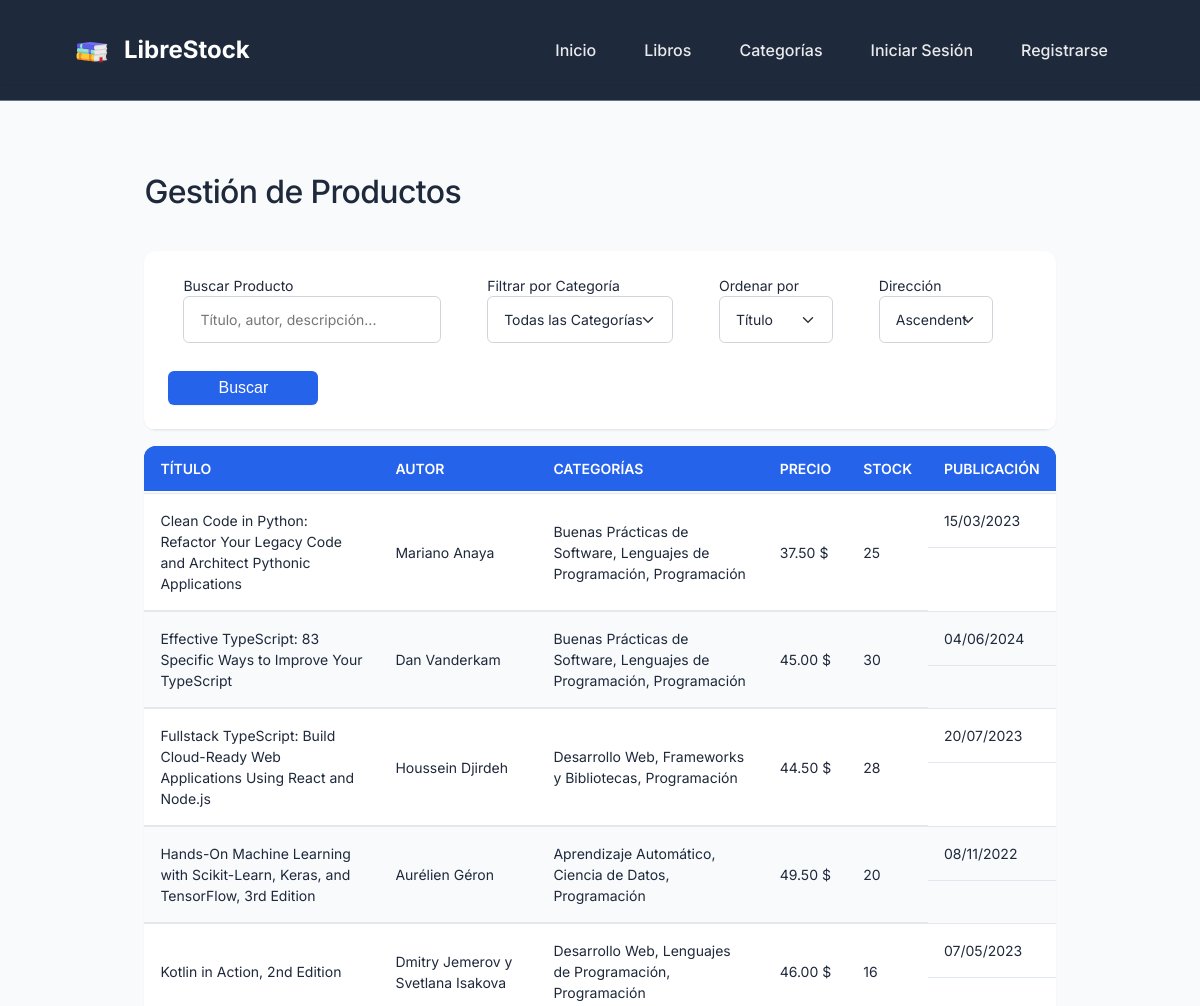
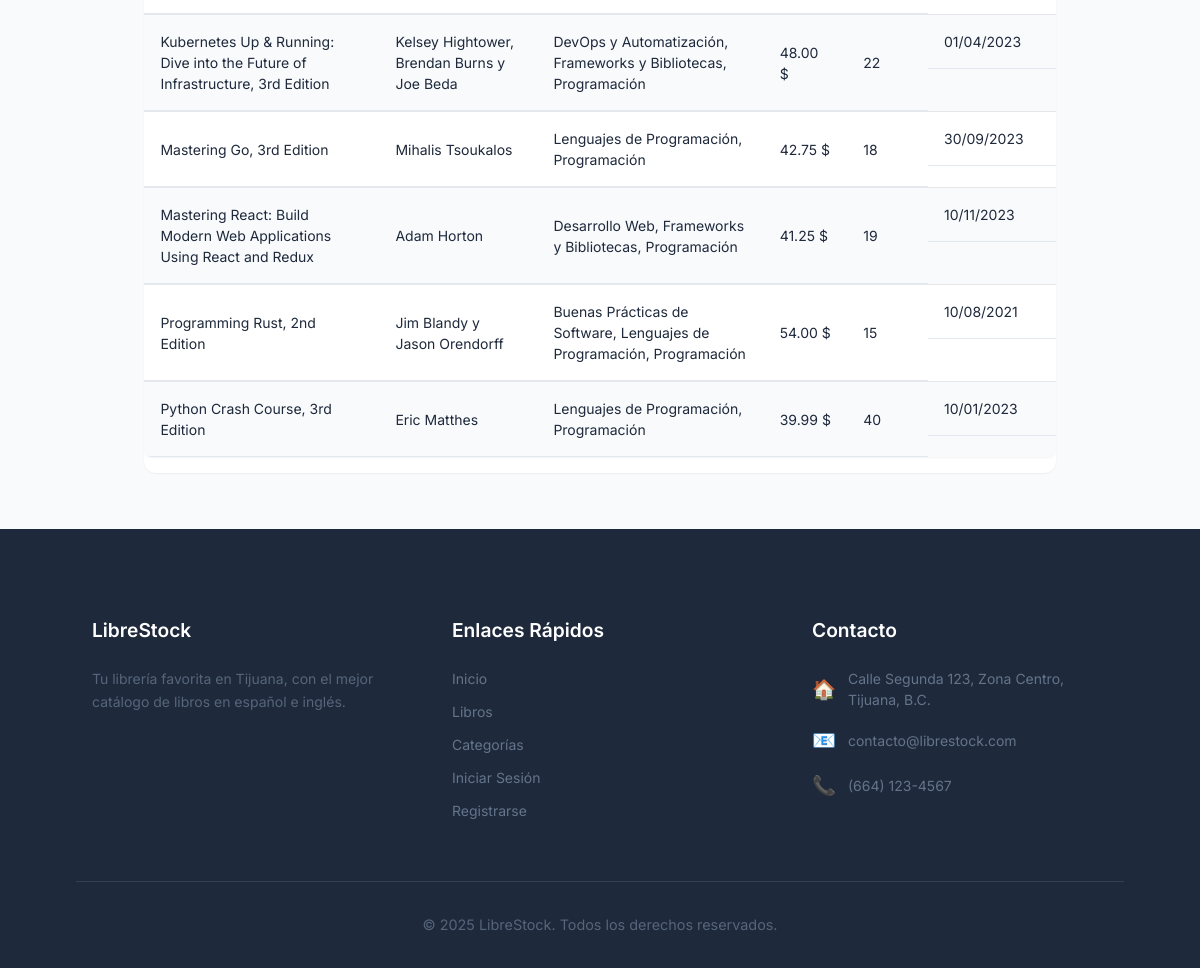
/products.php, run on the app's committed database (2 pictures, top to bottom).
### tables this page shows
CREATE TABLE IF NOT EXISTS `products` (
  `id` INT AUTO_INCREMENT PRIMARY KEY,
  `title` VARCHAR(255) NOT NULL,
  `author` VARCHAR(255) DEFAULT NULL,
  `description` TEXT DEFAULT NULL,
  `price` DECIMAL(10, 2) NOT NULL DEFAULT 0.00,
  `stock_quantity` INT NOT NULL DEFAULT 0,
  `publication_date` DATE DEFAULT NULL,
  `created_at` TIMESTAMP DEFAULT CURRENT_TIMESTAMP,
  `updated_at` TIMESTAMP DEFAULT CURRENT_TIMESTAMP ON UPDATE CURRENT_TIMESTAMP
);

### public/products.php (the view, shortened to what this page needs)
<?php
$page_title = "Gestión de Productos";
require_once '../includes/header.php';
$search_query = $_GET['q'] ?? '';
$sort_by = $_GET['sort_by'] ?? 'p.title';
$sort_dir = $_GET['sort_dir'] ?? 'ASC';
$sql_base = "SELECT p.id, p.title, p.author, p.price, p.stock_quantity, p.publication_date,
                  GROUP_CONCAT(DISTINCT c.name SEPARATOR ', ') AS categories_list
           FROM products p
           LEFT JOIN product_categories pc ON p.id = pc.product_id
           LEFT JOIN categories c ON pc.category_id = c.id";
$sql_final = $sql_base;
$sql_final .= " GROUP BY p.id";
$allowed_sort_fields = ['p.title', 'p.author', 'p.price', 'p.stock_quantity', 'p.publication_date'];
$allowed_sort_dirs = ['ASC', 'DESC'];
if (in_array($sort_by, $allowed_sort_fields) && in_array(strtoupper($sort_dir), $allowed_sort_dirs)) {
    $sql_final .= " ORDER BY {$sort_by} " . strtoupper($sort_dir);
} else {
    $sql_final .= " ORDER BY p.title ASC";
}
$products = [];
if ($stmt = $mysqli->prepare($sql_final)) {
    if ($stmt->execute()) {
        $result = $stmt->get_result();
        if ($result->num_rows > 0) {
            while ($row = $result->fetch_assoc()) {
                $products[] = $row;
            }
        }
    } else {
        echo "<div class='container mt-3'><div class='alert alert-error'>Error al ejecutar la consulta de productos: " . htmlspecialchars($stmt->error) . "</div></div>";
    }
} else {
    echo "<div class='container mt-3'><div class='alert alert-error'>Error al preparar la consulta de productos: " . htmlspecialchars($mysqli->error) . "</div></div>";
}
?>
<div class="container mt-3 products-page">
    <div class="d-flex justify-content-between align-items-center mb-3">
        <h1><?php echo $page_title; ?></h1>
    </div>
    <div class="search-card mb-4">
        <form action="products.php" method="GET" class="mb-0 search-form">
            <div class="row g-3">
                <div class="col-md-4">
                    <label for="q" class="form-label">Buscar Producto</label>
                    <input type="text" class="form-control" id="q" name="q" value="<?php echo htmlspecialchars($search_query); ?>" placeholder="Título, autor, descripción...">
                </div>
                <div class="col-md-3">
                    <label for="filter_category_id" class="form-label">Filtrar por Categoría</label>
                    <select class="form-select" id="filter_category_id" name="filter_category_id">
                        <option value="">Todas las Categorías</option>
                    </select>
                </div>
                <div class="col-md-2">
                    <label for="sort_by" class="form-label">Ordenar por</label>
                    <select class="form-select" id="sort_by" name="sort_by">
                        <option value="p.title" <?php echo ($sort_by == 'p.title') ? 'selected' : ''; ?>>Título</option>
                    </select>
                </div>
                <div class="col-md-2">
                    <label for="sort_dir" class="form-label">Dirección</label>
                    <select class="form-select" id="sort_dir" name="sort_dir">
                        <option value="ASC" <?php echo (strtoupper($sort_dir) == 'ASC') ? 'selected' : ''; ?>>Ascendente</option>
                    </select>
                </div>
                <div class="col-md-auto align-self-end">
                    <button type="submit" class="btn btn-primary btn-search w-100">Buscar</button>
                </div>
            </div>
        </form>
    </div>
    <div class="results-card mb-4">
        <?php if (!empty($products)): ?>
        <table class="table products-table mb-0">
            <thead>
                <tr>
                    <th>Título</th>
                    <th>Autor</th>
                    <th>Categorías</th>
                    <th>Precio</th>
                    <th>Stock</th>
                    <th>Publicación</th>
                </tr>
            </thead>
            <tbody>
                <?php foreach ($products as $product):
                    $row_class = '';
                    $stock_display_class = '';
                ?>
                    <tr class="<?php echo $row_class; ?>">
                        <td><?php echo htmlspecialchars($product['title']); ?></td>
                        <td><?php echo htmlspecialchars($product['author'] ?? 'N/A'); ?></td>
                        <td><?php echo htmlspecialchars($product['categories_list'] ?? 'N/A'); ?></td>
                        <td><?php echo htmlspecialchars(number_format($product['price'], 2)); ?> $</td>
                        <td class="<?php echo $stock_display_class; ?>"><?php echo htmlspecialchars($product['stock_quantity']); ?></td>
                        <td><?php echo $product['publication_date'] ? htmlspecialchars(date("d/m/Y", strtotime($product['publication_date']))) : 'N/D'; ?></td>
                    </tr>
                <?php endforeach; ?>
            </tbody>
        </table>
        <?php endif; ?>
    </div>
</div>
<?php
require_once '../includes/footer.php';
?>

### data on the page
products: title "Clean Code in Python: Refactor Your Legacy Code and Architect Pythonic Applications", author "Mariano Anaya", categories_list "Buenas Prácticas de Software, Lenguajes de Programación, Programación", price "37.50", stock_quantity "25", publication_date "15/03/2023"
products: title "Effective TypeScript: 83 Specific Ways to Improve Your TypeScript", author "Dan Vanderkam", categories_list "Buenas Prácticas de Software, Lenguajes de Programación, Programación", price "45.00", stock_quantity "30", publication_date "04/06/2024"
products: title "Fullstack TypeScript: Build Cloud-Ready Web Applications Using React and Node.js", author "Houssein Djirdeh", categories_list "Desarrollo Web, Frameworks y Bibliotecas, Programación", price "44.50", stock_quantity "28", publication_date "20/07/2023"
products: title "Hands-On Machine Learning with Scikit-Learn, Keras, and TensorFlow, 3rd Edition", author "Aurélien Géron", categories_list "Aprendizaje Automático, Ciencia de Datos, Programación", price "49.50", stock_quantity "20", publication_date "08/11/2022"
products: title "Kotlin in Action, 2nd Edition", author "Dmitry Jemerov y Svetlana Isakova", categories_list "Desarrollo Web, Lenguajes de Programación, Programación", price "46.00", stock_quantity "16", publication_date "07/05/2023"
products: title "Kubernetes Up & Running: Dive into the Future of Infrastructure, 3rd Edition", author "Kelsey Hightower, Brendan Burns y Joe Beda", categories_list "DevOps y Automatización, Frameworks y Bibliotecas, Programación", price "48.00", stock_quantity "22", publication_date "01/04/2023"
products: title "Mastering Go, 3rd Edition", author "Mihalis Tsoukalos", categories_list "Lenguajes de Programación, Programación", price "42.75", stock_quantity "18", publication_date "30/09/2023"
products: title "Mastering React: Build Modern Web Applications Using React and Redux", author "Adam Horton", categories_list "Desarrollo Web, Frameworks y Bibliotecas, Programación", price "41.25", stock_quantity "19", publication_date "10/11/2023"
products: title "Programming Rust, 2nd Edition", author "Jim Blandy y Jason Orendorff", categories_list "Buenas Prácticas de Software, Lenguajes de Programación, Programación", price "54.00", stock_quantity "15", publication_date "10/08/2021"
products: title "Python Crash Course, 3rd Edition", author "Eric Matthes", categories_list "Lenguajes de Programación, Programación", price "39.99", stock_quantity "40", publication_date "10/01/2023"

### other printed values
$page_title "Gestión de Productos"
